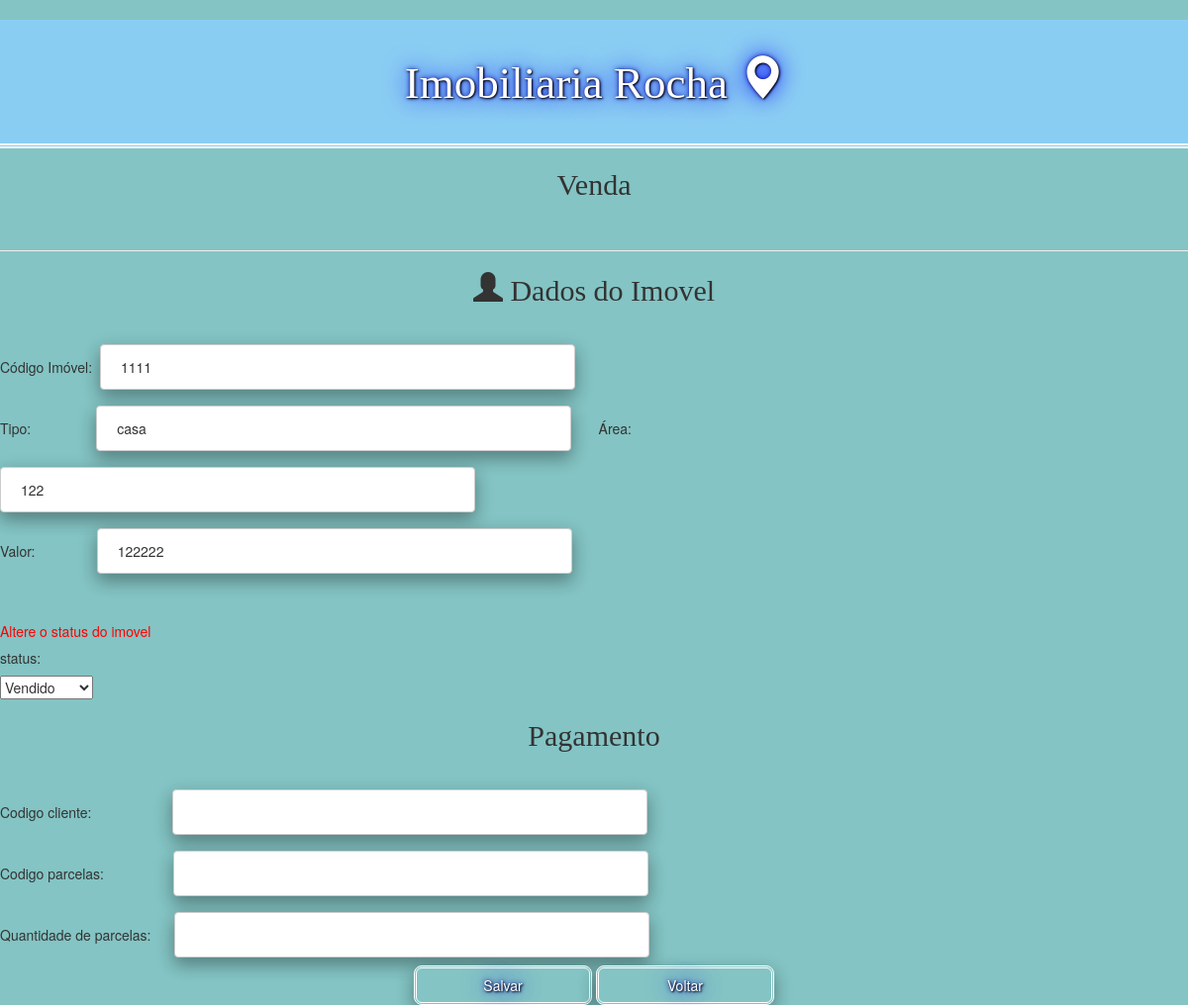
Page /vendaImovel.php?imovel_id=14 on the earlier database version.
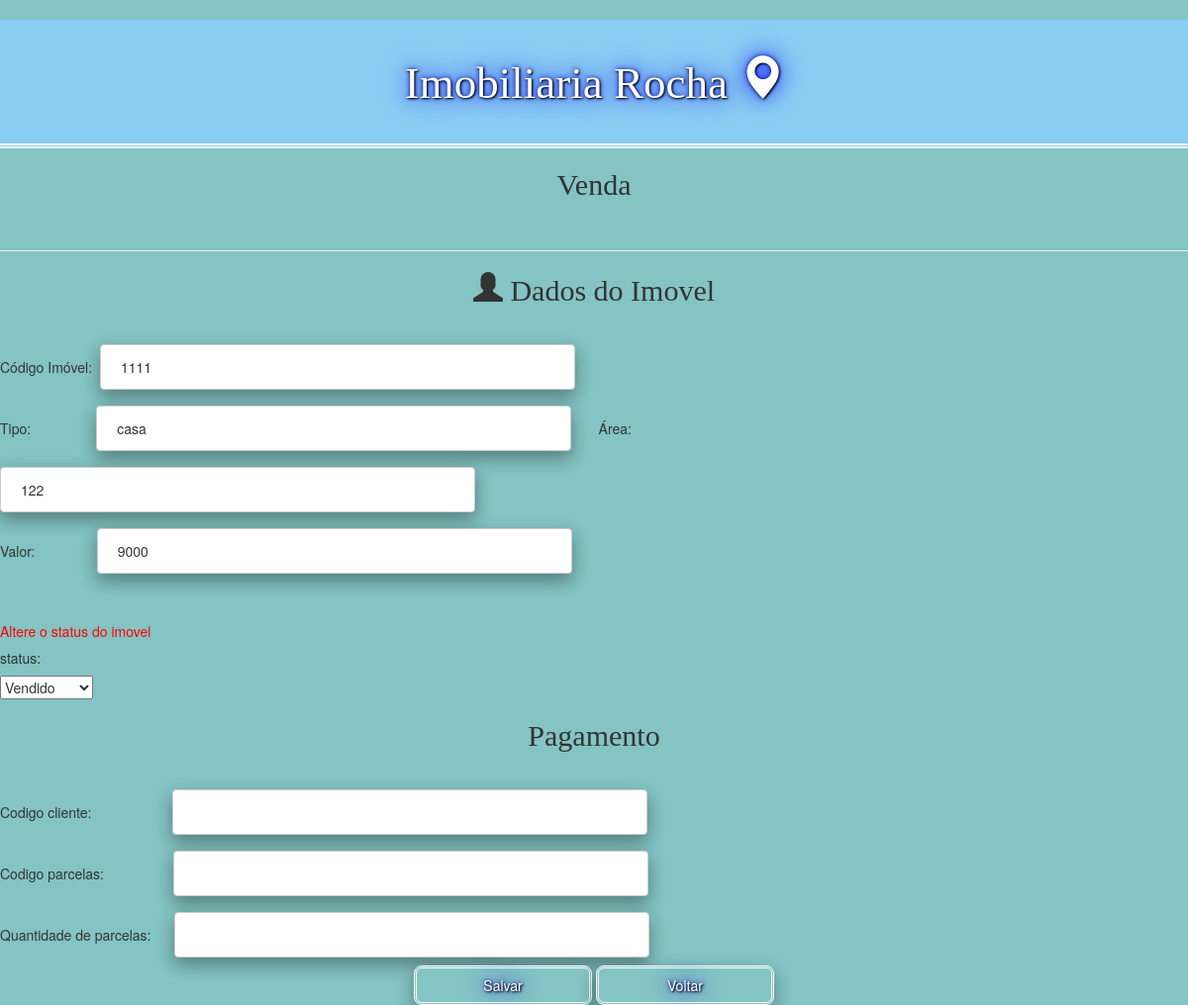
Same page on the later database version.
### tables this page shows
CREATE TABLE `imovel` (
  `imovel_id` int(11) NOT NULL,
  `codigo_imovel` varchar(200) NOT NULL,
  `codigo_proprietario` varchar(200) NOT NULL,
  `tipo` varchar(200) NOT NULL,
  `area` varchar(200) NOT NULL,
  `valor` int(200) NOT NULL,
  `status` varchar(200) NOT NULL,
  `informacoes` varchar(200) NOT NULL,
  `enderecoimoID` int(11) DEFAULT NULL,
  `codigoP` varchar(255) NOT NULL
);

### vendaImovel.php (the view, shortened to what this page needs)
<?php
require_once 'db_connect.php';
$imovel_id = $_GET['imovel_id'];
$sql = "SELECT * FROM imovel
where imovel_id = '$imovel_id' ";
$resultado = mysqli_query($connect, $sql);
$row_imovel = mysqli_fetch_assoc($resultado);
?>
<!DOCTYPE html>
<html lang="pt-br">
<head>
    <link rel="stylesheet" href="https://maxcdn.bootstrapcdn.com/bootstrap/3.3.7/css/bootstrap.min.css">
    <link rel="stylesheet" type="text/css" href="css/estiloImovelll.css" />
</head>
<body>
    <h1> Imobiliaria Rocha <i class="glyphicon glyphicon-map-marker"></i></h1>
    <h2>  Venda</h2><br>
    <hr>
    <div>
        <form action="vendaImovel.php?imovel_id=<?php echo $row_imovel['imovel_id']; ?>" method="POST">
        <h2> <i class="glyphicon glyphicon-user"></i> Dados do Imovel</h2><br>
        Código Imóvel: &nbsp<input type="text" name="codigo_imovel" readonly=“true” value = "<?php echo $row_imovel['codigo_imovel'];?>"><br>
                Tipo:  &nbsp&nbsp&nbsp&nbsp &nbsp&nbsp&nbsp&nbsp&nbsp &nbsp&nbsp&nbsp&nbsp&nbsp<input type="text" name="tipo" readonly=“true” value = "<?php echo $row_imovel['tipo'];?>">&nbsp&nbsp&nbsp&nbsp&nbsp&nbsp
                Área:  &nbsp&nbsp &nbsp&nbsp&nbsp&nbsp&nbsp&nbsp&nbsp&nbsp &nbsp&nbsp&nbsp&nbsp&nbsp &nbsp&nbsp&nbsp&nbsp&nbsp<input type="text" name="area" readonly=“true” value = "<?php echo $row_imovel['area'];?>"><br>
                Valor: &nbsp&nbsp&nbsp&nbsp&nbsp&nbsp&nbsp&nbsp &nbsp&nbsp&nbsp&nbsp&nbsp <input type="text" name="valor" readonly=“true” value = "<?php echo $row_imovel['valor'];?>">&nbsp&nbsp&nbsp&nbsp&nbsp<br>
            <br><br>
            <p> Altere o status do imovel</p>
              <h5>status: </h5>
                <select name = "status">
                    <option value="Vendido">Vendido</option>
                </select><br>
                <h2> Pagamento</h2><br>
                Codigo cliente:  &nbsp&nbsp&nbsp&nbsp&nbsp&nbsp&nbsp&nbsp&nbsp&nbsp&nbsp&nbsp&nbsp&nbsp &nbsp&nbsp&nbsp&nbsp&nbsp<input type="text" name="cod_cliente"><br>
                Codigo parcelas:  &nbsp&nbsp&nbsp&nbsp&nbsp&nbsp&nbsp&nbsp&nbsp&nbsp&nbsp &nbsp&nbsp&nbsp&nbsp&nbsp<input type="text" name="codigo_parcelas"><br>
                Quantidade de parcelas:   &nbsp&nbsp&nbsp&nbsp&nbsp<input type="text" name="quantidade_parcelas"><br>
                <center>
                <button type="submit" name="btn-salvar">Salvar</button>
                <button type="submit" name="btn-voltar">Voltar</button>
                </center>
        </form>
    </div>
</body>
</html>

Differences in the rows shown:
changed imovel "casa": valor "122222" → "9000"
